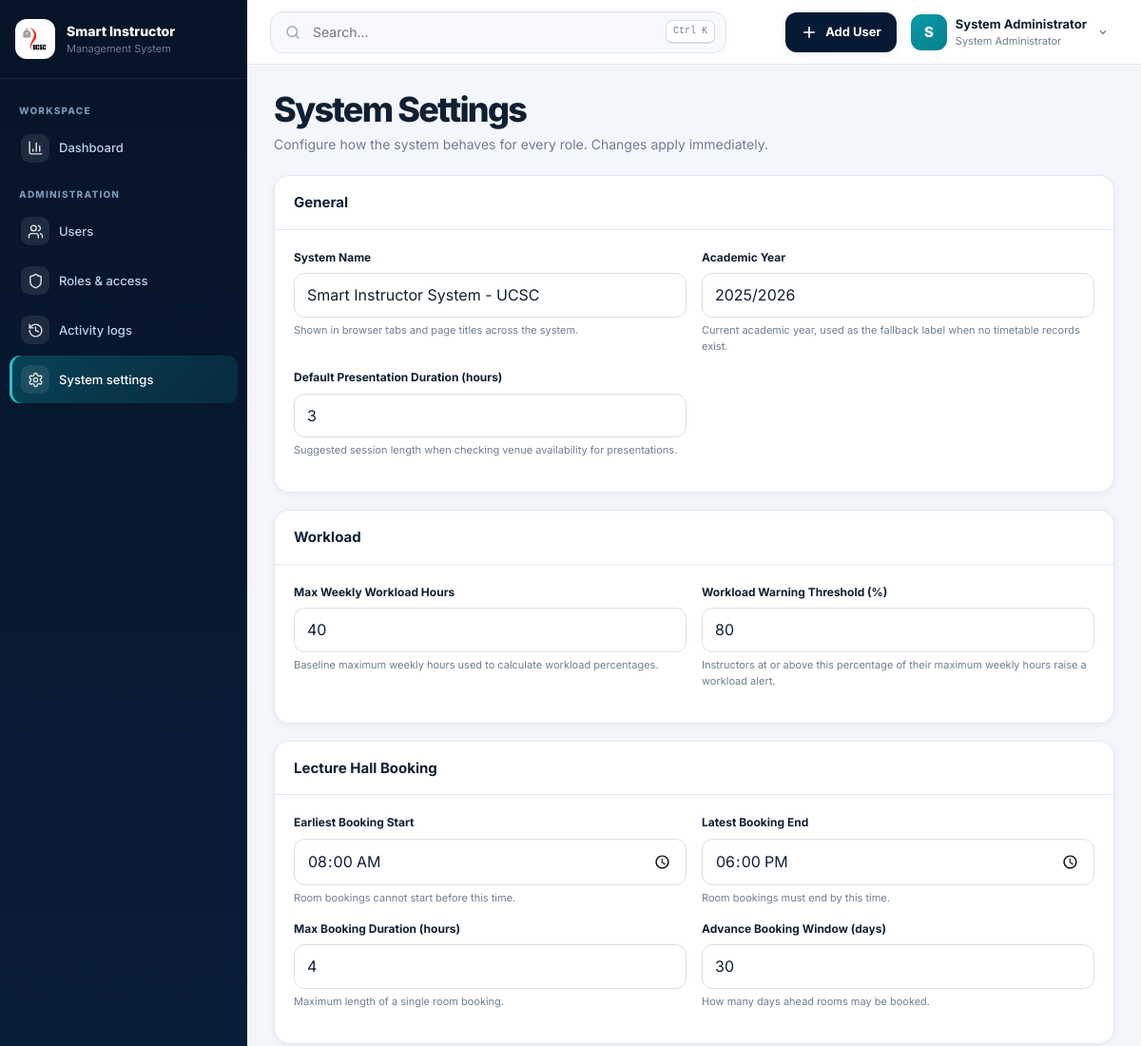
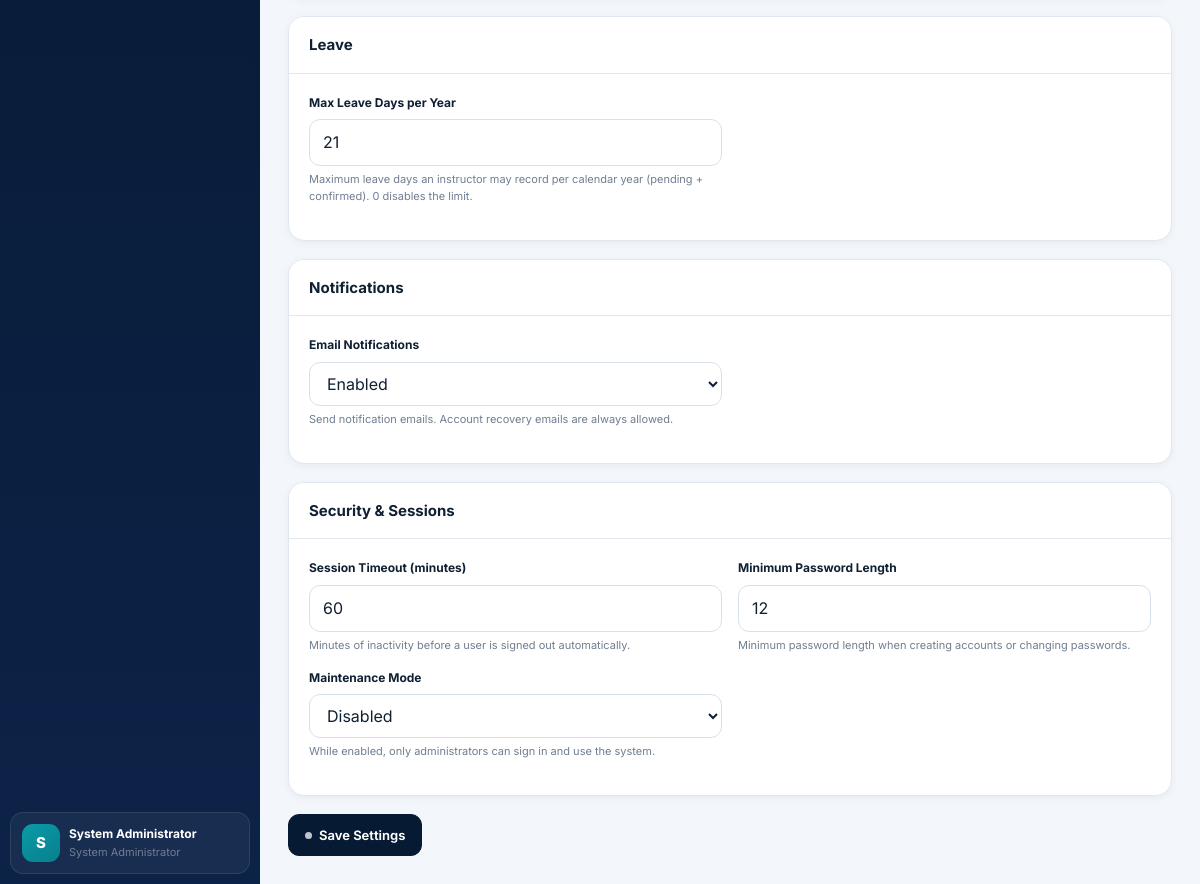
Screenshot of /admin/settings.php (signed in) with the database file from the repository (2 pictures, top to bottom).
### tables this page shows
CREATE TABLE `users` (
  `id` int(11) NOT NULL,
  `username` varchar(50) NOT NULL,
  `email` varchar(100) NOT NULL,
  `password` varchar(255) NOT NULL,
  `full_name` varchar(150) NOT NULL,
  `role_id` int(11) NOT NULL,
  `status` enum('active','inactive','suspended') DEFAULT 'active',
  `phone` varchar(20) DEFAULT NULL,
  `avatar_url` varchar(255) DEFAULT NULL,
  `created_at` timestamp NOT NULL DEFAULT current_timestamp(),
  `updated_at` timestamp NOT NULL DEFAULT current_timestamp() ON UPDATE current_timestamp()
);

CREATE TABLE `roles` (
  `id` int(11) NOT NULL,
  `role_name` varchar(100) NOT NULL,
  `description` text DEFAULT NULL,
  `created_at` timestamp NOT NULL DEFAULT current_timestamp()
);

### config/config.php (called while the page is built, shortened)
<?php
if (!function_exists('app_url')) {
    function app_url(string $path = ''): string {
        $path = ltrim($path, '/');
        return $path === '' ? SITE_URL : SITE_URL . '/' . $path;
    }
}

### includes/auth.php (called while the page is built, shortened)
<?php
require_once __DIR__ . '/../config/config.php';
require_once __DIR__ . '/settings.php';
function isLoggedIn() {
    return isset($_SESSION['user_id']) && !empty($_SESSION['user_id']);
}
function getCurrentUser() {
    global $pdo;
    static $cachedUser = null;
    if ($cachedUser === null) {
        $stmt = $pdo->prepare("SELECT u.*, r.role_name FROM users u JOIN roles r ON u.role_id = r.id WHERE u.id = ? LIMIT 1");
        $stmt->execute([$_SESSION['user_id']]);
        $cachedUser = $stmt->fetch();
    }
    return $cachedUser;
}
function getCurrentRoleId() {
    return isset($_SESSION['role_id']) ? (int)$_SESSION['role_id'] : null;
}
?>

### includes/functions.php (the view, shortened to what this page needs)
<?php
require_once __DIR__ . '/../config/config.php';
require_once __DIR__ . '/../config/db.php';
require_once __DIR__ . '/auth.php';
require_once __DIR__ . '/settings.php';
function sic_user_avatar(?string $avatarUrl, string $fallbackInitial = 'U', string $class = 'avatar'): string {
    $class = htmlspecialchars($class, ENT_QUOTES, 'UTF-8');
    $initial = htmlspecialchars(mb_strtoupper($fallbackInitial !== '' ? mb_substr($fallbackInitial, 0, 1) : 'U'), ENT_QUOTES, 'UTF-8');
    return '<span class="' . $class . '">' . $initial . '</span>';
}

### includes/sidebar.php (shortened to what this page needs)
<?php
require_once __DIR__ . '/../config/config.php';
require_once __DIR__ . '/auth.php';
$currentRole = (int)getCurrentRoleId();
$currentPage = basename($_SERVER['PHP_SELF'] ?? '');
$currentUser = getCurrentUser() ?: [];
if (!function_exists('sidebar_link')) {
    function sidebar_link(string $path, string $label, string $icon, string $currentPage): void {
        $active = basename($path) === $currentPage ? ' active' : '';
        $iconUrl = app_url('assets/icons/' . $icon . '.svg');
        echo '<li><a class="sidebar-link' . $active . '" href="' . htmlspecialchars(app_url($path)) . '">';
        echo '<span class="sidebar-icon"><img src="' . htmlspecialchars($iconUrl) . '" alt=""></span>';
        echo '<span>' . htmlspecialchars($label) . '</span></a></li>';
    }
}
?>
<aside class="sidebar" id="sidebar">
  <div class="sidebar-head">
    <span class="sidebar-emblem"><img src="<?= app_url('assets/images/ucsc-logo.png') ?>" alt="UCSC"></span>
    <div><strong>Smart Instructor</strong><small>Management System</small></div>
  </div>
  <nav aria-label="Main navigation">
    <p class="sidebar-label">Workspace</p>
    <ul class="sidebar-nav">
      <?php
      $dashMap = [
        ROLE_ADMIN => 'admin/dashboard.php',
        ROLE_INSTRUCTOR => 'instructor/dashboard.php',
        ROLE_COORDINATOR => 'coordinator/dashboard.php',
        ROLE_CHIEF_COORDINATOR => 'chief_coordinator/dashboard.php',
        ROLE_NON_ACADEMIC => 'non_academic/dashboard.php',
        ROLE_PROJECT_COORDINATOR => 'project_coordinator/coordinator_dashboard.php',
        ROLE_DIRECTOR => 'director/dashboard.php'
      ];
      sidebar_link($dashMap[$currentRole] ?? 'index.php', 'Dashboard', 'chart-column', $currentPage);
      if ($currentRole === ROLE_ADMIN) {
        echo '<p class="sidebar-label">Administration</p>';
      }
      ?>
    </ul>
  </nav>
  <div class="sidebar-user">
    <span class="avatar"><?= htmlspecialchars(strtoupper(substr((string)($currentUser['full_name'] ?? 'U'), 0, 1))) ?></span>
    <span><strong><?= htmlspecialchars($currentUser['full_name'] ?? 'UCSC User') ?></strong><small><?= htmlspecialchars($currentUser['role_name'] ?? 'System User') ?></small></span>
  </div>
</aside>

### includes/navbar.php (shortened to what this page needs)
<?php
$roleId = function_exists('getCurrentRoleId') ? (int)getCurrentRoleId() : 0;
$userAvatarUrl = !empty($_SESSION['avatar_url']) ? app_url($_SESSION['avatar_url']) : (!empty($currentUser['avatar_url']) ? app_url($currentUser['avatar_url']) : null);
$cleanName = trim(preg_replace('/^(Dr\.|Prof\.|Mr\.|Mrs\.|Ms\.)\s+/i', '', $displayName ?? 'User'));
$firstInitial = mb_substr($cleanName, 0, 1);
?>
<header class="topbar">
  <div class="topbar-inner">
    <div class="topbar-left">
      <div class="global-search" role="search">
        <svg viewBox="0 0 24 24" fill="none" stroke="currentColor" stroke-width="2" stroke-linecap="round"><circle cx="11" cy="11" r="7"/><path d="m20 20-4-4"/></svg>
        <input id="globalSearch" type="search" placeholder="Search..." aria-label="Search this page">
        <kbd>Ctrl K</kbd>
      </div>
    </div>
    <div class="top-actions">
      <?php if ($roleId === ROLE_ADMIN): ?>
      <div class="menu-wrap">
        <button class="primary-action" type="button" data-menu-button="quickMenu" aria-expanded="false">
          <svg viewBox="0 0 24 24" fill="none" stroke="currentColor" stroke-width="2.2" stroke-linecap="round"><path d="M12 5v14M5 12h14"/></svg>
          <span>Add User</span>
        </button>
      </div>
      <?php endif; ?>
      <div class="menu-wrap">
        <button class="profile-button" type="button" data-menu-button="profileMenu" aria-expanded="false">
          <?= sic_user_avatar($userAvatarUrl, $firstInitial, 'avatar') ?>
          <span class="profile-copy">
            <strong><?= htmlspecialchars($displayName) ?></strong>
            <small><?= htmlspecialchars($roleName) ?></small>
          </span>
          <svg class="chevron" viewBox="0 0 24 24" fill="none" stroke="currentColor" stroke-width="2" stroke-linecap="round"><path d="m8 10 4 4 4-4"/></svg>
        </button>
      </div>
    </div>
  </div>
</header>

### rows the page displays
users: full_name "S", full_name "System Administrator", role.role_name "System Administrator"

### other values shown
$label "Dashboard Users Roles & access Activity logs System settings"
$group['title'] "General"
$definition['label'] "System Name"
$definition['description'] "Shown in browser tabs and page titles across the system."
$definition['label'] "Academic Year"
$definition['description'] "Current academic year, used as the fallback label when no timetable records exist."
$definition['label'] "Default Presentation Duration (hours)"
$definition['description'] "Suggested session length when checking venue availability for presentations."
$group['title'] "Workload"
$definition['label'] "Max Weekly Workload Hours"
$definition['description'] "Baseline maximum weekly hours used to calculate workload percentages."
$definition['label'] "Workload Warning Threshold (%)"
$definition['description'] "Instructors at or above this percentage of their maximum weekly hours raise a workload alert."
$group['title'] "Lecture Hall Booking"
$definition['label'] "Earliest Booking Start"
